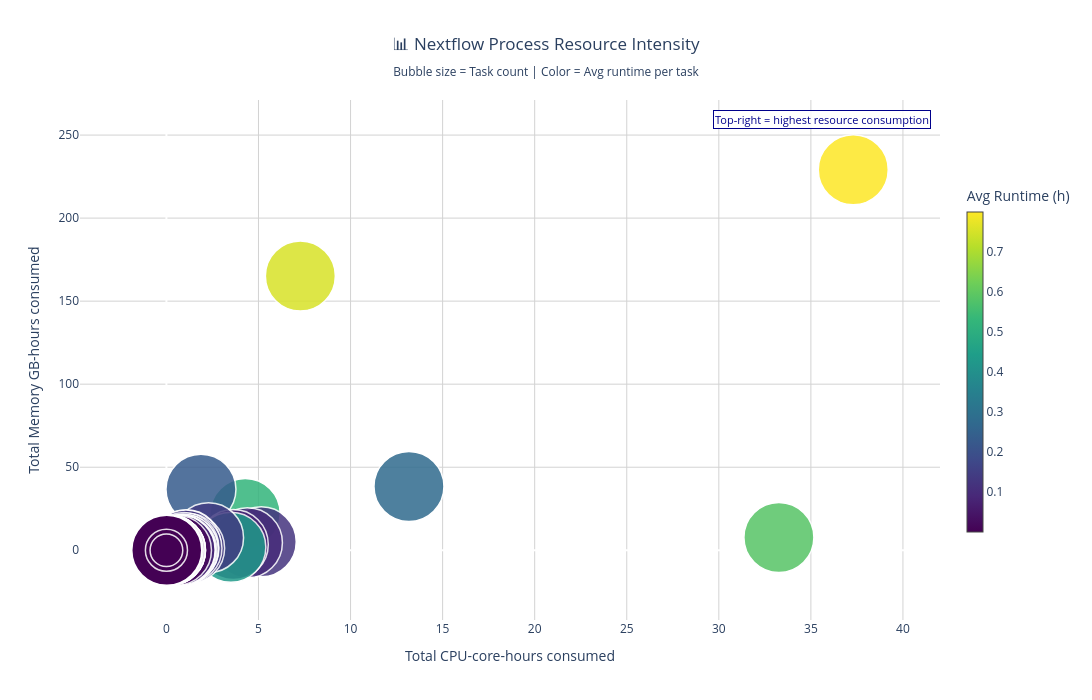

Notebook code cell kept with this figure:
### Markdown cell above
#### Resource intensity metric definitions

- **Unit conversions**  
  - `runtime_hours = realtime / 3_600_000`  
  - `cpu_used_cores = %cpu / 100` (actual cores used, not requested)  
  - `mem_used_gb = peak_rss / 1024^3` (actual memory used, not requested)

- **Per-task consumption**  
  - `cpu_core_hours = cpu_used_cores × runtime_hours` (actual CPU consumption)  
  - `mem_gb_hours = mem_used_gb × runtime_hours` (actual memory consumption)

- **Per-process aggregation**  
  - `n_tasks = count(tasks)`  
  - `total_runtime_hours = Σ(runtime_hours)`  
  - `avg_runtime_hours = mean(runtime_hours)`  
  - `total_cpu_core_hours = Σ(cpu_core_hours)` — total actual CPU consumed  
  - `total_mem_gb_hours = Σ(mem_gb_hours)` — total actual memory consumed  
  - `avg_cpu_cores_used = mean(cpu_used_cores)`  
  - `avg_mem_gb_used = mean(mem_used_gb)`

- **Bubble chart mapping**  
  - **X-axis:** `total_cpu_core_hours` (actual CPU consumption)  
  - **Y-axis:** `total_mem_gb_hours` (actual memory consumption)  
  - **Bubble size:** `n_tasks` (parallelization level)  
  - **Color:** `avg_runtime_hours` (task duration)

- **Ranking score (table)**  
  - `resource_intensity_score = total_cpu_core_hours × 10 + total_mem_gb_hours`
  - *Note:* CPU-core-hours are weighted ×10 to balance with GB-hours on a similar scale (adjust factor based on your hardware cost ratios)

### Code cell
def calculate_resource_intensity_metrics(df: pd.DataFrame) -> pd.DataFrame:
    """Calculate actual resource consumption metrics per process (used resources, not requested)."""
    required = ["process", "cpus", "%cpu", "memory", "peak_rss", "realtime"]
    missing = [c for c in required if c not in df.columns]
    if missing:
        raise ValueError(f"Missing required columns: {missing}")

    work = df.copy()

    # Ensure numeric
    for col in ["cpus", "%cpu", "memory", "peak_rss", "realtime"]:
        work[col] = pd.to_numeric(work[col], errors="coerce")

    # Keep valid rows only
    work = work.dropna(
        subset=["process", "cpus", "%cpu", "memory", "peak_rss", "realtime"]
    )
    work = work[
        (work["cpus"] > 0) & (work["memory"] > 0) & (work["realtime"] > 0)
    ].copy()

    if work.empty:
        return pd.DataFrame()

    # Per-task actual usage metrics
    work["runtime_hours"] = work["realtime"] / 3_600_000.0
    work["cpu_used_cores"] = work["%cpu"] / 100.0
    work["mem_used_gb"] = work["peak_rss"] / (1024**3)

    # Resource-time products (actual consumption)
    work["cpu_core_hours"] = work["cpu_used_cores"] * work["runtime_hours"]
    work["mem_gb_hours"] = work["mem_used_gb"] * work["runtime_hours"]

    metrics = (
        work.groupby("process")
        .agg(
            n_tasks=("process", "size"),
            avg_runtime_hours=("runtime_hours", "mean"),
            total_runtime_hours=("runtime_hours", "sum"),
            avg_cpu_cores_used=("cpu_used_cores", "mean"),
            total_cpu_core_hours=("cpu_core_hours", "sum"),
            avg_mem_gb_used=("mem_used_gb", "mean"),
            total_mem_gb_hours=("mem_gb_hours", "sum"),
        )
        .reset_index()
    )

    # Overall resource intensity score (CPU and memory weighted equally)
    # Normalized to 0-100 scale for coloring
    metrics["resource_intensity_score"] = (
        metrics["total_cpu_core_hours"] * 10.0 + metrics["total_mem_gb_hours"]
    )

    # Process display names
    metrics["process_display"] = make_unique_display_labels(
        metrics["process"], max_len=40
    )

    return metrics.sort_values("resource_intensity_score", ascending=False).reset_index(
        drop=True
    )


def create_resource_intensity_bubble_chart(
    trace_df: pd.DataFrame,
    title: str = "📊 Nextflow Process Resource Intensity",
    width: int = 1200,
    height: int = 700,
    show_process_labels: bool = False,
    min_bubble_size: int = 10,
    max_bubble_size: int = 70,
) -> go.Figure:
    """Create interactive process-level resource intensity bubble chart."""
    metrics = calculate_resource_intensity_metrics(trace_df)

    if metrics.empty:
        fig = go.Figure()
        fig.add_annotation(
            text="No process metrics available",
            xref="paper",
            yref="paper",
            x=0.5,
            y=0.5,
            showarrow=False,
            font=dict(size=18),
        )
        return fig

    # Scale bubble sizes from task count
    task_values = metrics["n_tasks"].to_numpy()
    if np.nanmax(task_values) > np.nanmin(task_values):
        task_norm = (task_values - np.nanmin(task_values)) / (
            np.nanmax(task_values) - np.nanmin(task_values)
        )
        bubble_sizes = min_bubble_size + (max_bubble_size - min_bubble_size) * np.sqrt(
            task_norm
        )
    else:
        bubble_sizes = np.full(len(metrics), (min_bubble_size + max_bubble_size) / 2)

    custom_data = np.column_stack(
        [
            metrics["process"],
            metrics["n_tasks"],
            metrics["avg_runtime_hours"],
            metrics["total_runtime_hours"],
            metrics["avg_cpu_cores_used"],
            metrics["total_cpu_core_hours"],
            metrics["avg_mem_gb_used"],
            metrics["total_mem_gb_hours"],
            metrics["resource_intensity_score"],
        ]
    )

    fig = go.Figure()
    fig.add_trace(
        go.Scatter(
            x=metrics["total_cpu_core_hours"],
            y=metrics["total_mem_gb_hours"],
            mode="markers+text" if show_process_labels else "markers",
            text=metrics["process_display"] if show_process_labels else None,
            textposition="middle center",
            textfont=dict(size=9, color="white"),
            marker=dict(
                size=bubble_sizes,
                sizemode="diameter",
                color=metrics["avg_runtime_hours"],
                colorscale="Viridis",
                opacity=0.85,
                line=dict(width=1.5, color="white"),
                colorbar=dict(title="Avg Runtime (h)", thickness=16, len=0.7, x=1.02),
            ),
            hovertext=metrics["process_display"],
            customdata=custom_data,
            hovertemplate=(
                "<b>%{hovertext}</b><br><br>"
                "Tasks: %{customdata[1]}<br>"
                "Avg Runtime: %{customdata[2]:.2f} h<br>"
                "Total Runtime: %{customdata[3]:.1f} h<br><br>"
                "Avg CPU cores used: %{customdata[4]:.1f}<br>"
                "Total CPU-core-hours: %{x:.2f}<br><br>"
                "Avg Memory used: %{customdata[6]:.1f} GB<br>"
                "Total Memory GB-hours: %{y:.2f}<br><br>"
                "Resource intensity score: %{customdata[8]:.1f}<extra></extra>"
            ),
            name="Processes",
        )
    )

    fig.update_layout(
        title=dict(
            text=f"{title}<br><sub>Bubble size = Task count | Color = Avg runtime per task</sub>",
            x=0.5,
            xanchor="center",
        ),
        xaxis=dict(
            title="Total CPU-core-hours consumed", showgrid=True, gridcolor="lightgray"
        ),
        yaxis=dict(
            title="Total Memory GB-hours consumed",
            showgrid=True,
            gridcolor="lightgray",
        ),
        plot_bgcolor="white",
        paper_bgcolor="white",
        hovermode="closest",
        width=width,
        height=height,
        showlegend=False,
    )

    fig.add_annotation(
        text="Top-right = highest resource consumption",
        xref="paper",
        yref="paper",
        x=0.99,
        y=0.98,
        showarrow=False,
        xanchor="right",
        yanchor="top",
        font=dict(size=11, color="darkblue"),
        bgcolor="rgba(255,255,255,0.85)",
        bordercolor="darkblue",
        borderwidth=1,
    )

    return fig


def get_top_resource_intensive_processes(
    trace_df: pd.DataFrame, n: int = 10
) -> pd.DataFrame:
    """Return top-N most resource-intensive processes."""
    metrics = calculate_resource_intensity_metrics(trace_df)
    if metrics.empty:
        return metrics

    cols = [
        "process_display",
        "n_tasks",
        "avg_runtime_hours",
        "total_runtime_hours",
        "avg_cpu_cores_used",
        "total_cpu_core_hours",
        "avg_mem_gb_used",
        "total_mem_gb_hours",
        "resource_intensity_score",
    ]
    top_n = metrics.head(n)[cols].copy()

    numeric_cols = top_n.select_dtypes(include=[np.number]).columns
    top_n[numeric_cols] = top_n[numeric_cols].round(2)
    return top_n


# ---- Run on current notebook df ----
fig = create_resource_intensity_bubble_chart(df)
fig.show()

print("\n🔥 Top resource-intensive processes\n")
display(get_top_resource_intensive_processes(df, n=10))

### Figure 1 — Plotly figure (JSON) as saved in the notebook; plotly's stock layout.template omitted (floating-point values rounded to 4 significant figures; data arrays with more than 128 entries replaced by an {"elided": "..."} marker saying what was removed)
{"data": [{"customdata": {"elided": "51x9 mixed values"}, "hovertemplate": "<b>%{hovertext}</b><br><br>Tasks: %{customdata[1]}<br>Avg Runtime: %{customdata[2]:.2f} h<br>Total Runtime: %{customdata[3]:.1f} h<br><br>Avg CPU cores used: %{customdata[4]:.1f}<br>Total CPU-core-hours: %{x:.2f}<br><br>Avg Memory used: %{customdata[6]:.1f} GB<br>Total Memory GB-hours: %{y:.2f}<br><br>Resource intensity score: %{customdata[8]:.1f}<extra></extra>", "hovertext": ["STAR_ALIGN_IGENOMES", "TRIMGALORE", "PICARD_MARKDUPLICATES", "QUANTIFY_PSEUDO_ALIGNMENT:SALMON_QUANT", "QUALIMAP_RNASEQ", "SAMTOOLS_SORT_QUALIMAP", "RSEQC_READDUPLICATION", "QUANTIFY_STAR_SALMON:SALMON_QUANT", "SAMTOOLS_SORT", "DUPRADAR", "FASTQC", "SALMON_INDEX", "BEDTOOLS_GENOMECOV_FW", "STRINGTIE_STRINGTIE", "BEDTOOLS_GENOMECOV_REV", "RSEQC_READDISTRIBUTION", "RSEQC_JUNCTIONSATURATION", "FQ_LINT", "FQ_LINT_AFTER_TRIMMING", "RSEQC_BAMSTAT", "...ARD:BAM_STATS_SAMTOOLS:SAMTOOLS_STATS", "...OLS:BAM_STATS_SAMTOOLS:SAMTOOLS_STATS", "RSEQC_JUNCTIONANNOTATION", "SUBREAD_FEATURECOUNTS", "BAM_SORT_STATS_SAMTOOLS:SAMTOOLS_INDEX", "BAM_MARKDUPLICATES_PICARD:SAMTOOLS_INDEX", "...:BAM_STATS_SAMTOOLS:SAMTOOLS_FLAGSTAT", "...:BAM_STATS_SAMTOOLS:SAMTOOLS_FLAGSTAT", "RSEQC_INNERDISTANCE", "DESEQ2_QC_STAR_SALMON", "...OBIGWIG_FORWARD:UCSC_BEDGRAPHTOBIGWIG", "...OBIGWIG_REVERSE:UCSC_BEDGRAPHTOBIGWIG", "DESEQ2_QC_PSEUDO", "RSEQC_INFEREXPERIMENT", "...IFY_STAR_SALMON:SE_TRANSCRIPT_UNIFIED", "...SEUDO_ALIGNMENT:SE_TRANSCRIPT_UNIFIED", "...BEDGRAPHTOBIGWIG_FORWARD:UCSC_BEDCLIP", "...BEDGRAPHTOBIGWIG_REVERSE:UCSC_BEDCLIP", "MAKE_TRANSCRIPTS_FASTA", "QUANTIFY_STAR_SALMON:CUSTOM_TX2GENE", "QUANTIFY_PSEUDO_ALIGNMENT:CUSTOM_TX2GENE", "...TIFY_PSEUDO_ALIGNMENT:SE_GENE_UNIFIED", "...IFY_PSEUDO_ALIGNMENT:TXIMETA_TXIMPORT", "QUANTIFY_STAR_SALMON:TXIMETA_TXIMPORT", "QUANTIFY_STAR_SALMON:SE_GENE_UNIFIED", "MULTIQC", "GTF_FILTER", "CUSTOM_GETCHROMSIZES", "MULTIQC_CUSTOM_BIOTYPE", "...:BAM_STATS_SAMTOOLS:SAMTOOLS_IDXSTATS", "...:BAM_STATS_SAMTOOLS:SAMTOOLS_IDXSTATS"], "marker": {"color": [0.7996, 0.5843, 0.7537, 0.2756, 0.523, 0.1201, 0.2308, 0.09878, 0.08292, 0.4334, 0.1437, 0.4631, 0.1269, 0.127, 0.124, 0.1371, 0.1148, 0.1174, 0.1143, 0.1022, 0.06934, 0.06681, 0.08861, 0.01486, 0.02052, 0.02007, 0.02063, 0.01986, 0.01639, 0.007162, 0.01205, 0.0117, 0.006906, 0.001181, 0.01972, 0.01944, 0.002431, 0.002257, 0.0157, 0.0125, 0.01222, 0.0075, 0.007222, 0.007222, 0.007222, 0.01105, 0.003611, 0.002778, 0.0002778, 0.0002778, 0.0002778], "colorbar": {"len": 0.7, "thickness": 16, "title": {"text": "Avg Runtime (h)"}, "x": 1.02}, "colorscale": [[0, "#440154"], [0.1111, "#482878"], [0.2222, "#3e4989"], [0.3333, "#31688e"], [0.4444, "#26828e"], [0.5556, "#1f9e89"], [0.6667, "#35b779"], [0.7778, "#6ece58"], [0.8889, "#b5de2b"], [1, "#fde725"]], "line": {"color": "white", "width": 1.5}, "opacity": 0.85, "size": [70.0, 70.0, 70.0, 70.0, 70.0, 70.0, 70.0, 70.0, 70.0, 70.0, 70.0, 10.0, 70.0, 70.0, 70.0, 70.0, 70.0, 70.0, 70.0, 70.0, 70.0, 70.0, 70.0, 70.0, 70.0, 70.0, 70.0, 70.0, 70.0, 10.0, 70.0, 70.0, 10.0, 70.0, 10.0, 10.0, 70.0, 70.0, 10.0, 10.0, 10.0, 10.0, 10.0, 10.0, 10.0, 10.0, 10.0, 10.0, 32.68, 42.07, 32.68], "sizemode": "diameter"}, "mode": "markers", "name": "Processes", "textfont": {"color": "white", "size": 9}, "textposition": "middle center", "type": "scatter", "x": [37.3, 33.26, 7.274, 13.17, 4.277, 5.151, 1.876, 4.399, 3.631, 3.499, 2.289, 1.974, 1.076, 1.26, 1.052, 1.117, 0.9512, 0.9349, 0.9117, 0.8384, 0.7851, 0.7557, 0.743, 0.5458, 0.2262, 0.2199, 0.2177, 0.2107, 0.1677, 0.09865, 0.09579, 0.09299, 0.08779, 0.03431, 0.02116, 0.02077, 0.01932, 0.01793, 0.01554, 0.01244, 0.01216, 0.008895, 0.008616, 0.008616, 0.008573, 0.006098, 0.003568, 0.002742, 0.0004417, 0.0003817, 0.0002192], "y": [229.1, 7.671, 165.1, 38.39, 22.1, 5.055, 36.75, 4.476, 3.519, 1.754, 7.593, 8.484, 3.322, 1.245, 3.191, 1.173, 1.64, 0.5994, 0.5839, 0.0372, 0.004832, 0.004708, 0.1136, 0.03017, 0.007864, 0.007702, 0.001133, 0.001095, 0.1151, 0.005193, 0.009042, 0.008543, 0.004988, 0.0006622, 0.01542, 0.01543, 0.0001511, 0.0001391, 0.01746, 0.0005297, 0.0005151, 0.005526, 0.007175, 0.006914, 0.005309, 0.01464, 5.436e-05, 1.659e-05, 6.02e-06, 5.734e-06, 3.721e-06]}], "layout": {"annotations": [{"bgcolor": "rgba(255,255,255,0.85)", "bordercolor": "darkblue", "borderwidth": 1, "font": {"color": "darkblue", "size": 11}, "showarrow": false, "text": "Top-right = highest resource consumption", "x": 0.99, "xanchor": "right", "xref": "paper", "y": 0.98, "yanchor": "top", "yref": "paper"}], "height": 700, "hovermode": "closest", "paper_bgcolor": "white", "plot_bgcolor": "white", "showlegend": false, "title": {"text": "📊 Nextflow Process Resource Intensity<br><sub>Bubble size = Task count | Color = Avg runtime per task</sub>", "x": 0.5, "xanchor": "center"}, "width": 1200, "xaxis": {"gridcolor": "lightgray", "showgrid": true, "title": {"text": "Total CPU-core-hours consumed"}}, "yaxis": {"gridcolor": "lightgray", "showgrid": true, "title": {"text": "Total Memory GB-hours consumed"}}}}
